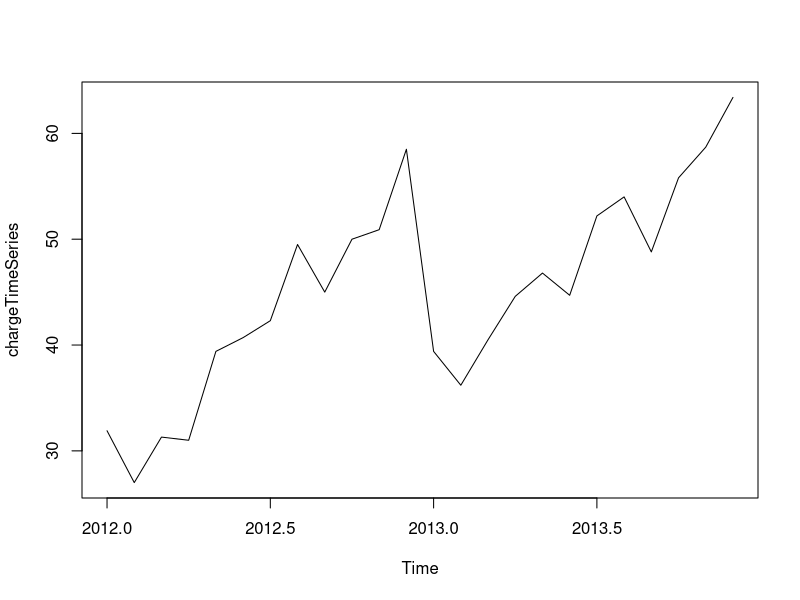
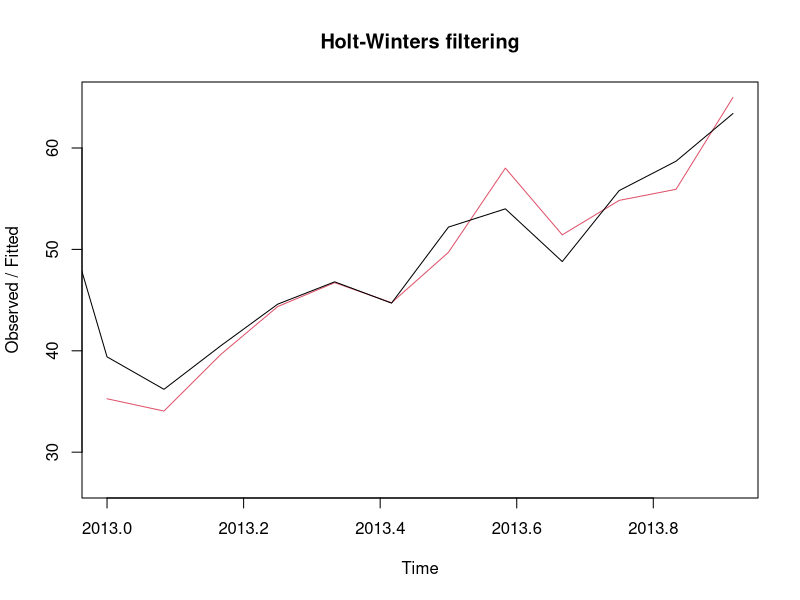
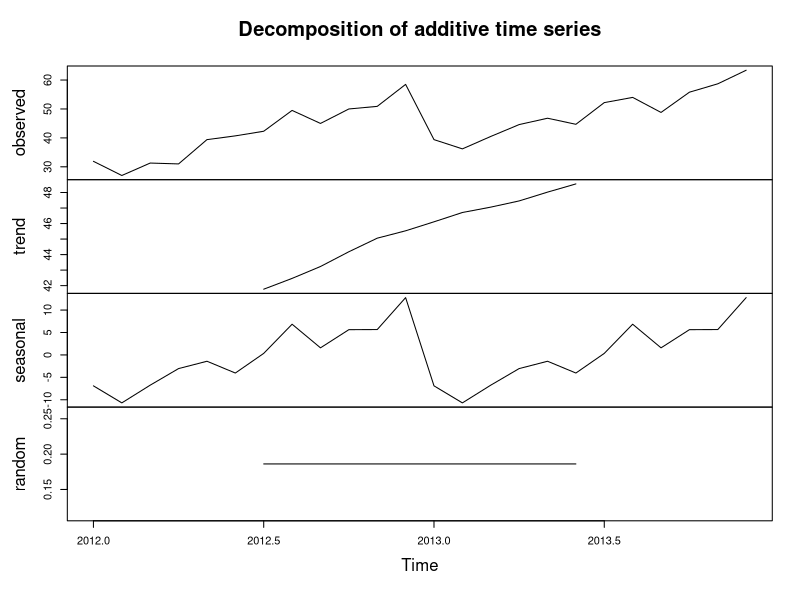
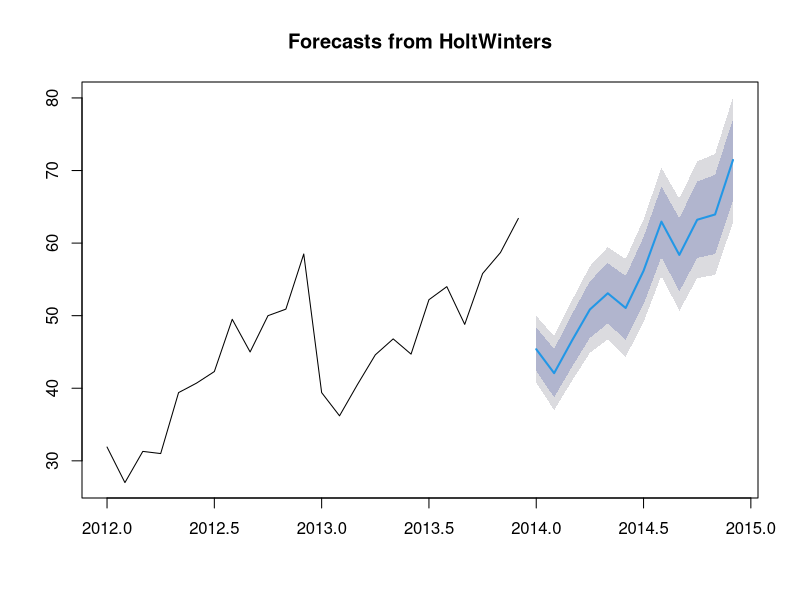

Source code (R) for these figures, in order:
## ---- chunk 1
# Question A.

# The table below represents charges for a student credit card. 
## ---- chunk 2
# A1. Construct a time series plot using R.

# Enter data:

charge<-c(31.9,27,31.3,31,39.4,40.7,42.3,49.5,45,50,50.9,58.5,39.4,36.2,40.5,44.6,46.8,44.7,52.2,54,48.8 ,55.8,58.7,63.4)
chargeTimeSeries<-ts(charge,frequency=12,start=c(2012,1))
chargeTimeSeries
# Plot the time series regression:
plot.ts(chargeTimeSeries)


# A2. Employ the Exponential Smoothing Model as outlined in Avril Voghlan's
#     notes and report the statistical  outcome:
chargeTimeSeriesForecasts<-HoltWinters(chargeTimeSeries)
chargeTimeSeriesForecasts
# The output of HoltWinters() estimates the alpha @ 0.4786973
# Close to .50, suggesting that the forecasts are based on both
# the past and future observations almost equal weight.

# Plot with Exponential Smoothing:
plot(chargeTimeSeriesForecasts)
# The original time series in black, and the red line is the forecast.
# The time series regression of forecasts is smoother.


# The distance between the fitted value and the actual observed value.
# Using the measure of accuracy, or sum of squared errors:
chargeTimeSeriesForecasts$SSE


# A3. Provide a discussion on the time series and Exponential Smoothing
#     Model result you led to. 

# This time series could be described using an additive model,
# the seasonal and random fluctuations seem to be roughly constant
# in size over time with an overall positive trend including
# some annual seasonal increase/decrease trends as well:

# The students spend the least at the beginning of the year,
# a significant increase in the middle of the year,
# and spend the most towards the end of the year.
# There is a sharp decline in spending at the beginning of each new year.

# To learn more about the component trends of the data set, the 
# decompose() function can be used:
chargeTimeSeriesComponents<-decompose(chargeTimeSeries)
plot(chargeTimeSeriesComponents)
# The top chart shows the observed data.

# The trend shows an increase from 41.77083 in July 2012 to
# 48.55417 in June of 2013.

# The "seasonal" components:
chargeTimeSeriesComponents$seasonal
# These figures confirm the sharp -6.8986111 to -10.6986111 decline from
# Jan. into Feb., the 6.8472222 increase in Aug. and the 12.7805556
# increase in Dec.

# Using simple exponential smoothing to make short-term future forecasts.
library("forecast")
chargeFutureForecast <- forecast(chargeTimeSeriesForecasts,h=12)
plot(chargeFutureForecast)
# This plot displays the prediction for 2014.

